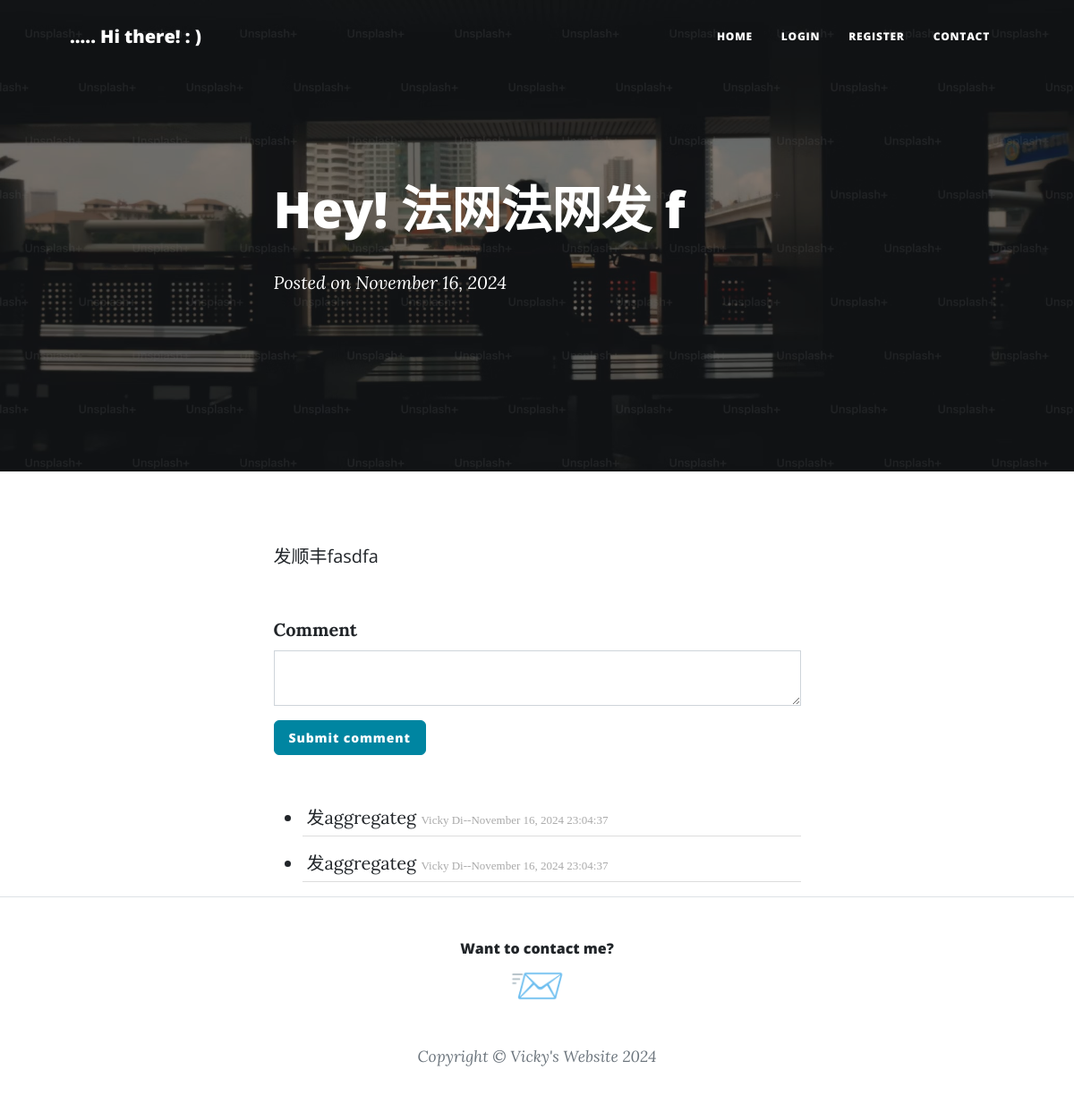
Screenshot of /post/2 with the database file from the repository.
### app.py (models this page shows)
class BlogPost(db.Model):
    __tablename__ = "blog_posts"
    id: Mapped[int] = mapped_column(Integer, primary_key=True)
    author_id: Mapped[int] = mapped_column(Integer, db.ForeignKey("users.id"))
    author = relationship("User", back_populates="blog_posts")
    title: Mapped[str] = mapped_column(String(250), unique=True, nullable=False)
    date: Mapped[str] = mapped_column(String(250), nullable=False)
    body: Mapped[str] = mapped_column(Text, nullable=False)
    img_url: Mapped[str] = mapped_column(String(250), nullable=True)
    category: Mapped[str] = mapped_column(String(250), nullable=False)
    sub_category: Mapped[str] = mapped_column(String(250))
    comments = relationship("Comment", back_populates="parent_blog_post")

class Comment(db.Model):
    __tablename__ = "comments"
    id: Mapped[int] = mapped_column(Integer, primary_key=True)
    text: Mapped[str] = mapped_column(Text, nullable=False)
    author_id: Mapped[int] = mapped_column(Integer, db.ForeignKey("users.id"))
    comment_author = relationship("User", back_populates="comments")
    blog_post_id: Mapped[int] = mapped_column(Integer, db.ForeignKey("blog_posts.id"), nullable=True)
    plan_post_id: Mapped[int] = mapped_column(Integer, db.ForeignKey("plan_posts.id"), nullable=True)
    parent_blog_post = relationship("BlogPost", back_populates="comments")
    parent_plan_post = relationship("PlanPost", back_populates="comments")
    date: Mapped[str] = mapped_column(String(250), nullable=False)

class User(UserMixin,db.Model):
    __tablename__ = "users"
    id: Mapped[int] = mapped_column(Integer, primary_key=True)
    email: Mapped[str] = mapped_column(String(250), unique=True, nullable=False)
    name: Mapped[str] = mapped_column(String(250), nullable=False)
    password: Mapped[str] = mapped_column(String(250), nullable=False)
    blog_posts = relationship("BlogPost", back_populates="author")  # 对应 BlogPost 的 back_populates
    plan_posts = relationship("PlanPost", back_populates="author")  # 对应 PlanPost 的 back_populates
    comments = relationship("Comment", back_populates="comment_author")

### app.py (the view, shortened to what this page needs)
@app.route("/post/<int:post_id>", methods=["GET", "POST"])
def show_post(post_id):
    comment_form = CommentForm()
    requested_post = db.get_or_404(BlogPost, post_id)
    return render_template("post.html", post=requested_post, logged_in=current_user.is_authenticated, form = comment_form)

### forms.py
class CommentForm(FlaskForm):
    body =  CKEditorField("Comment", validators=[DataRequired()])
    submit = SubmitField(label="Submit comment")

### templates/post.html (shortened to what this page needs)
{% from "bootstrap5/form.html" import render_form %}
{% include "header.html" %}
<header class="masthead" style="background-image: url('{{url_for('static', filename=post.img_url)}}')">
  <div class="container position-relative px-4 px-lg-5">
    <div class="row gx-4 gx-lg-5 justify-content-center">
      <div class="col-md-10 col-lg-8 col-xl-7">
        <div class="post-heading">
          <h1>{{ post.title }}</h1>
          <br>
          <span class="meta"
            >Posted on {{ post.date }}
          </span>
        </div>
      </div>
    </div>
  </div>
</header>
<article>
  <div class="container px-4 px-lg-5">
    <div class="row gx-4 gx-lg-5 justify-content-center">
      <div class="col-md-10 col-lg-8 col-xl-7">
        {{ post.body|safe }}
        <div class="comment">
          {{ render_form(form) }}
          <ul class="commentList">
            {% for comment in post.comments: %}
            <li>
              <div class="commentText">
                {{comment.text|safe}}
                <span class="sub-text">{{comment.comment_author.name}}--{{comment.date}}</span>
              </div>
            </li>
            {% endfor %}
          </ul>
        </div>
      </div>
    </div>
  </div>
</article>
{% include "footer.html" %}

### templates/header.html (style rules this page uses)
*, *::before, *::after { box-sizing: border-box; }
.container { width: 100%; margin: 0 auto; padding: 0; }
body, html { margin: 0; padding: 0; overflow-x: hidden; }

### rows the page displays
BlogPost: img_url (picture), title "Hey! 法网法网发 f", date "November 16, 2024", body "发顺丰fasdfa"
Comment: text "发aggregateg", comment_author.name "Vicky Di", date "November 16, 2024 23:04:37"
Comment: text "发aggregateg", comment_author.name "Vicky Di", date "November 16, 2024 23:04:37"
